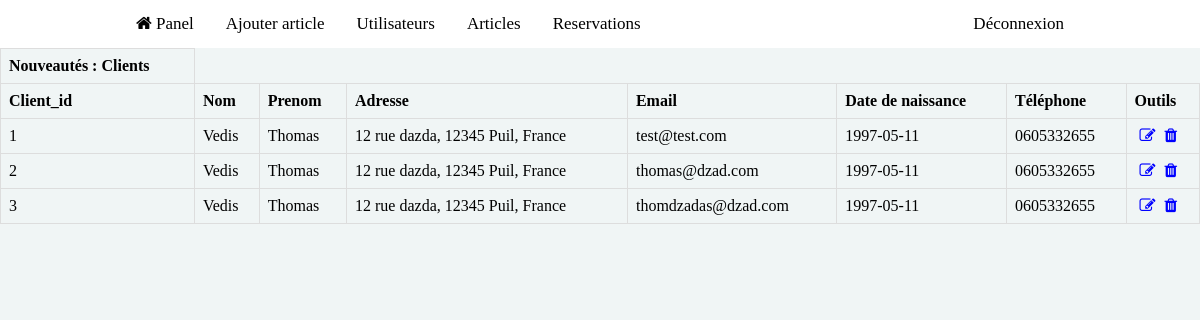
Screenshot of /admin/user.php with the database file from the repository.
### tables this page shows
CREATE TABLE client(
		client_id SERIAL PRIMARY KEY,
		avatar VARCHAR(128) DEFAULT 'images/logo_user.png',
		email VARCHAR(128) NOT NULL,
		password VARCHAR(128) NOT NULL,
		civility CHAR(1),
		name VARCHAR(128) NOT NULL,
		firstname VARCHAR(128) NOT NULL,
		address VARCHAR(128), 
		postal_code INTEGER,
		city VARCHAR(32),
		country VARCHAR(32),
		birthday DATE NOT NULL,
		phone CHAR(13)
	);

### admin/user.php (the view, shortened to what this page needs)
<?php
$conn = connectionBd();
$get_client = "SELECT * FROM client ORDER BY client_id";
$res_client = $conn -> prepare($get_client);
$res_client -> execute();
$client = $res_client -> fetchAll();
?>
<!DOCTYPE html>
<html>
<head>
<link rel="stylesheet" href="https://cdnjs.cloudflare.com/ajax/libs/font-awesome/4.7.0/css/font-awesome.min.css">
<link rel="stylesheet" type="text/css" href="style/admin_style.css">
</head>
<body>
<?php include('includes/header.php') ?>
<section class="center;">
	<table>
		<thead>
			<th>Nouveautés : Clients</th>
			<tr>
				<th>Client_id</th>
				<th>Nom</th>
				<th>Prenom</th>
				<th>Adresse</th>
				<th>Email</th>
				<th>Date de naissance</th>
				<th>Téléphone</th>
				<th>Outils</th>
			</tr>
		</thead>
		<tbody>
		<?php foreach ($client as $data): ?>
			<tr>
				<td><?=$data['client_id']?></td>
				<td><?=$data['firstname']?></td>
				<td><?=$data['name']?></td>
				<td><?php echo $data['address'].', '.$data['postal_code'].' '.$data['city'].', '.$data['country'] ?></td>
				<td><?=$data['email']?></td>
				<td><?=$data['birthday']?></td>
				<td><?=$data['phone']?></td>
				<td>
					<a href="#<?=$data['product_id']?>">
						<i class="fa fa-edit"></i>
					</a>
					<a href="#">
						<i class="fa fa-trash"></i>
					</a>
				</td>
			</tr>
		<?php endforeach ?>
		</tbody>
	</table>
</section>
</body>
</html>

### admin/style/admin_style.css (style rules this page uses)
* { margin: 0; padding: 0; }
body { font-family: Cambria, "Hoefler Text", "Liberation Serif", Times, "Times New Roman", "serif"; width: 100%; background-color: #f0f5f5 ; }
table { border-collapse: collapse; width: 100%; }
table td, th { border: 1px solid #ddd; padding: 8px; text-align: left; }
table td a { text-decoration: none; color: blue; margin-left: 5px; }

### rows the page displays
client: client_id "1", firstname "Vedis", name "Thomas", address "12 rue dazda", postal_code "12345", city "Puil", country "France", email "test@test.com", birthday "1997-05-11", phone "0605332655"
client: client_id "2", firstname "Vedis", name "Thomas", address "12 rue dazda", postal_code "12345", city "Puil", country "France", email "thomas@dzad.com", birthday "1997-05-11", phone "0605332655"
client: client_id "3", firstname "Vedis", name "Thomas", address "12 rue dazda", postal_code "12345", city "Puil", country "France", email "thomdzadas@dzad.com", birthday "1997-05-11", phone "0605332655"
